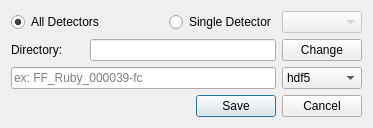
<?xml version="1.0" encoding="UTF-8"?>
<ui version="4.0">
 <class>save_images</class>
 <widget class="QDialog" name="save_images">
  <property name="geometry">
   <rect>
    <x>0</x>
    <y>0</y>
    <width>373</width>
    <height>128</height>
   </rect>
  </property>
  <property name="windowTitle">
   <string>Save Images</string>
  </property>
  <layout class="QGridLayout" name="gridLayout">
   <item row="0" column="0" colspan="2">
    <widget class="QRadioButton" name="all_detectors">
     <property name="text">
      <string>All Detectors</string>
     </property>
     <property name="checked">
      <bool>true</bool>
     </property>
     <attribute name="buttonGroup">
      <string notr="true">detector_selection</string>
     </attribute>
    </widget>
   </item>
   <item row="0" column="2">
    <widget class="QRadioButton" name="single_detector">
     <property name="text">
      <string>Single Detector</string>
     </property>
     <attribute name="buttonGroup">
      <string notr="true">detector_selection</string>
     </attribute>
    </widget>
   </item>
   <item row="0" column="3">
    <widget class="QComboBox" name="detectors">
     <property name="enabled">
      <bool>false</bool>
     </property>
    </widget>
   </item>
   <item row="1" column="0">
    <widget class="QLabel" name="directory_label">
     <property name="text">
      <string>Directory:</string>
     </property>
    </widget>
   </item>
   <item row="1" column="1" colspan="2">
    <widget class="QLineEdit" name="pwd">
     <property name="readOnly">
      <bool>true</bool>
     </property>
    </widget>
   </item>
   <item row="1" column="3">
    <widget class="QPushButton" name="change_directory">
     <property name="text">
      <string>Change</string>
     </property>
    </widget>
   </item>
   <item row="2" column="0" colspan="3">
    <widget class="QLineEdit" name="file_stem">
     <property name="toolTip">
      <string>&lt;html&gt;&lt;head/&gt;&lt;body&gt;&lt;p&gt;The detector name will be appeneded to the file stem on save.&lt;br/&gt;Example:&lt;/p&gt;&lt;p&gt;FF_Ruby_000039-fc.npz -&amp;gt; FF_Ruby_000039-fc_ge1.npz&lt;/p&gt;&lt;/body&gt;&lt;/html&gt;</string>
     </property>
     <property name="placeholderText">
      <string>ex: FF_Ruby_000039-fc</string>
     </property>
    </widget>
   </item>
   <item row="2" column="3">
    <widget class="QComboBox" name="format">
     <item>
      <property name="text">
       <string>hdf5</string>
      </property>
     </item>
     <item>
      <property name="text">
       <string>npz</string>
      </property>
     </item>
    </widget>
   </item>
   <item row="3" column="2" colspan="2">
    <widget class="QDialogButtonBox" name="buttonBox">
     <property name="orientation">
      <enum>Qt::Horizontal</enum>
     </property>
     <property name="standardButtons">
      <set>QDialogButtonBox::Cancel|QDialogButtonBox::Save</set>
     </property>
    </widget>
   </item>
  </layout>
 </widget>
 <resources/>
 <connections>
  <connection>
   <sender>buttonBox</sender>
   <signal>accepted()</signal>
   <receiver>save_images</receiver>
   <slot>accept()</slot>
   <hints>
    <hint type="sourcelabel">
     <x>248</x>
     <y>254</y>
    </hint>
    <hint type="destinationlabel">
     <x>157</x>
     <y>274</y>
    </hint>
   </hints>
  </connection>
  <connection>
   <sender>buttonBox</sender>
   <signal>rejected()</signal>
   <receiver>save_images</receiver>
   <slot>reject()</slot>
   <hints>
    <hint type="sourcelabel">
     <x>316</x>
     <y>260</y>
    </hint>
    <hint type="destinationlabel">
     <x>286</x>
     <y>274</y>
    </hint>
   </hints>
  </connection>
 </connections>
 <buttongroups>
  <buttongroup name="detector_selection"/>
 </buttongroups>
</ui>
